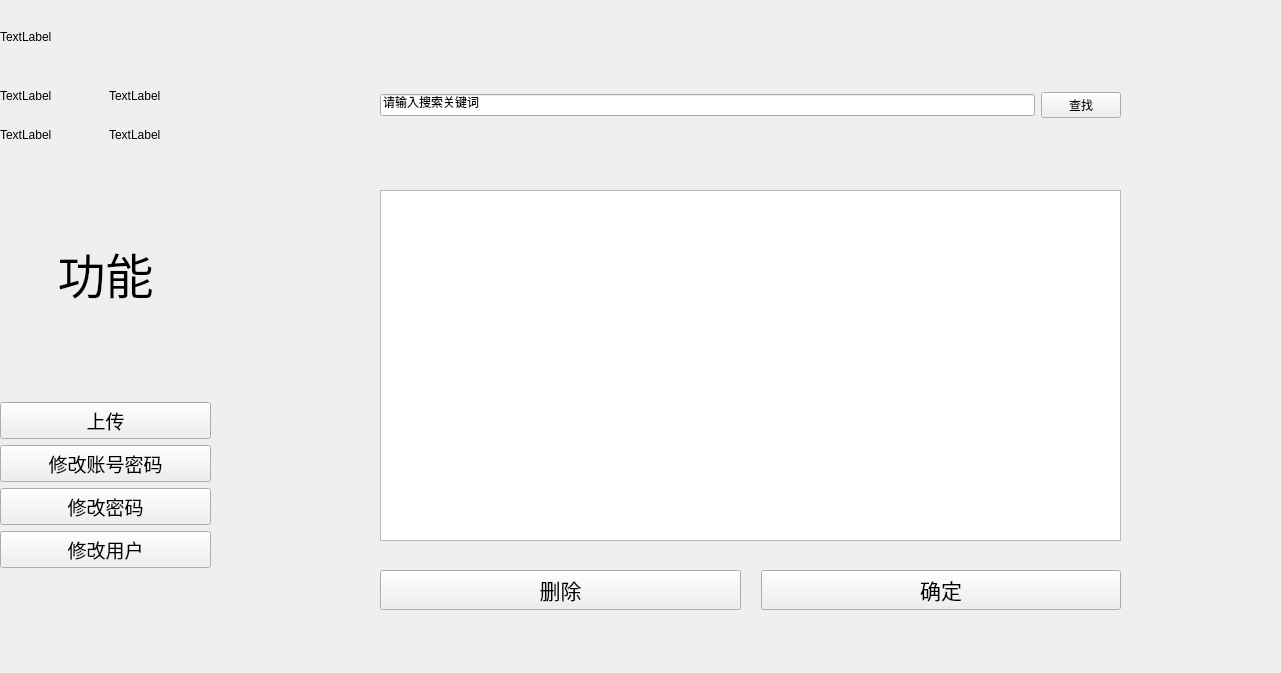
<?xml version="1.0" encoding="UTF-8"?>
<ui version="4.0">
 <class>Search</class>
 <widget class="QWidget" name="Search">
  <property name="geometry">
   <rect>
    <x>0</x>
    <y>0</y>
    <width>1281</width>
    <height>673</height>
   </rect>
  </property>
  <property name="windowTitle">
   <string>Form</string>
  </property>
  <widget class="QWidget" name="widget" native="true">
   <property name="geometry">
    <rect>
     <x>0</x>
     <y>0</y>
     <width>211</width>
     <height>151</height>
    </rect>
   </property>
   <layout class="QVBoxLayout" name="verticalLayout">
    <item>
     <widget class="QLabel" name="label_profile">
      <property name="text">
       <string>TextLabel</string>
      </property>
      <property name="scaledContents">
       <bool>true</bool>
      </property>
     </widget>
    </item>
    <item>
     <layout class="QGridLayout" name="gridLayout">
      <item row="0" column="0">
       <widget class="QLabel" name="label_username">
        <property name="text">
         <string>TextLabel</string>
        </property>
       </widget>
      </item>
      <item row="0" column="1">
       <widget class="QLabel" name="label_id">
        <property name="text">
         <string>TextLabel</string>
        </property>
       </widget>
      </item>
      <item row="1" column="0">
       <widget class="QLabel" name="label_user">
        <property name="text">
         <string>TextLabel</string>
        </property>
       </widget>
      </item>
      <item row="1" column="1">
       <widget class="QLabel" name="label_idcard">
        <property name="text">
         <string>TextLabel</string>
        </property>
       </widget>
      </item>
     </layout>
    </item>
   </layout>
  </widget>
  <widget class="QWidget" name="widget_2" native="true">
   <property name="geometry">
    <rect>
     <x>0</x>
     <y>150</y>
     <width>211</width>
     <height>491</height>
    </rect>
   </property>
   <layout class="QGridLayout" name="gridLayout_2">
    <item row="0" column="0">
     <widget class="QLabel" name="label">
      <property name="maximumSize">
       <size>
        <width>300</width>
        <height>100</height>
       </size>
      </property>
      <property name="font">
       <font>
        <family>楷体</family>
        <pointsize>36</pointsize>
       </font>
      </property>
      <property name="text">
       <string>功能</string>
      </property>
      <property name="scaledContents">
       <bool>false</bool>
      </property>
      <property name="alignment">
       <set>Qt::AlignCenter</set>
      </property>
     </widget>
    </item>
    <item row="1" column="0">
     <layout class="QVBoxLayout" name="verticalLayout_2">
      <item>
       <widget class="QPushButton" name="pushButton_upload">
        <property name="font">
         <font>
          <family>楷体</family>
          <pointsize>14</pointsize>
         </font>
        </property>
        <property name="text">
         <string>上传</string>
        </property>
       </widget>
      </item>
      <item>
       <widget class="QPushButton" name="pushButton_musername">
        <property name="font">
         <font>
          <family>楷体</family>
          <pointsize>14</pointsize>
         </font>
        </property>
        <property name="text">
         <string>修改账号密码</string>
        </property>
       </widget>
      </item>
      <item>
       <widget class="QPushButton" name="pushButton_mpassword">
        <property name="font">
         <font>
          <family>楷体</family>
          <pointsize>14</pointsize>
         </font>
        </property>
        <property name="text">
         <string>修改密码</string>
        </property>
       </widget>
      </item>
      <item>
       <widget class="QPushButton" name="pushButton_administrator">
        <property name="font">
         <font>
          <family>楷体</family>
          <pointsize>14</pointsize>
         </font>
        </property>
        <property name="text">
         <string>修改用户</string>
        </property>
       </widget>
      </item>
     </layout>
    </item>
   </layout>
  </widget>
  <widget class="QWidget" name="widget_3" native="true">
   <property name="geometry">
    <rect>
     <x>380</x>
     <y>30</y>
     <width>741</width>
     <height>151</height>
    </rect>
   </property>
   <layout class="QHBoxLayout" name="horizontalLayout">
    <item>
     <widget class="QLineEdit" name="lineEdit_earch">
      <property name="text">
       <string>请输入搜索关键词</string>
      </property>
     </widget>
    </item>
    <item>
     <widget class="QPushButton" name="Button_search">
      <property name="text">
       <string>查找</string>
      </property>
     </widget>
    </item>
   </layout>
  </widget>
  <widget class="QTableView" name="tableView">
   <property name="geometry">
    <rect>
     <x>380</x>
     <y>190</y>
     <width>741</width>
     <height>351</height>
    </rect>
   </property>
  </widget>
  <widget class="QWidget" name="widget_administrator" native="true">
   <property name="geometry">
    <rect>
     <x>380</x>
     <y>560</y>
     <width>741</width>
     <height>61</height>
    </rect>
   </property>
   <layout class="QGridLayout" name="gridLayout_3">
    <property name="horizontalSpacing">
     <number>20</number>
    </property>
    <item row="0" column="1">
     <widget class="QPushButton" name="pushButton_sure">
      <property name="font">
       <font>
        <family>楷体</family>
        <pointsize>16</pointsize>
       </font>
      </property>
      <property name="text">
       <string>确定</string>
      </property>
     </widget>
    </item>
    <item row="0" column="0">
     <widget class="QPushButton" name="pushButton_delete">
      <property name="font">
       <font>
        <family>楷体</family>
        <pointsize>16</pointsize>
       </font>
      </property>
      <property name="text">
       <string>删除</string>
      </property>
     </widget>
    </item>
   </layout>
  </widget>
  <widget class="QTextEdit" name="textEdit">
   <property name="geometry">
    <rect>
     <x>380</x>
     <y>190</y>
     <width>741</width>
     <height>351</height>
    </rect>
   </property>
   <property name="readOnly">
    <bool>true</bool>
   </property>
  </widget>
 </widget>
 <resources/>
 <connections/>
</ui>
